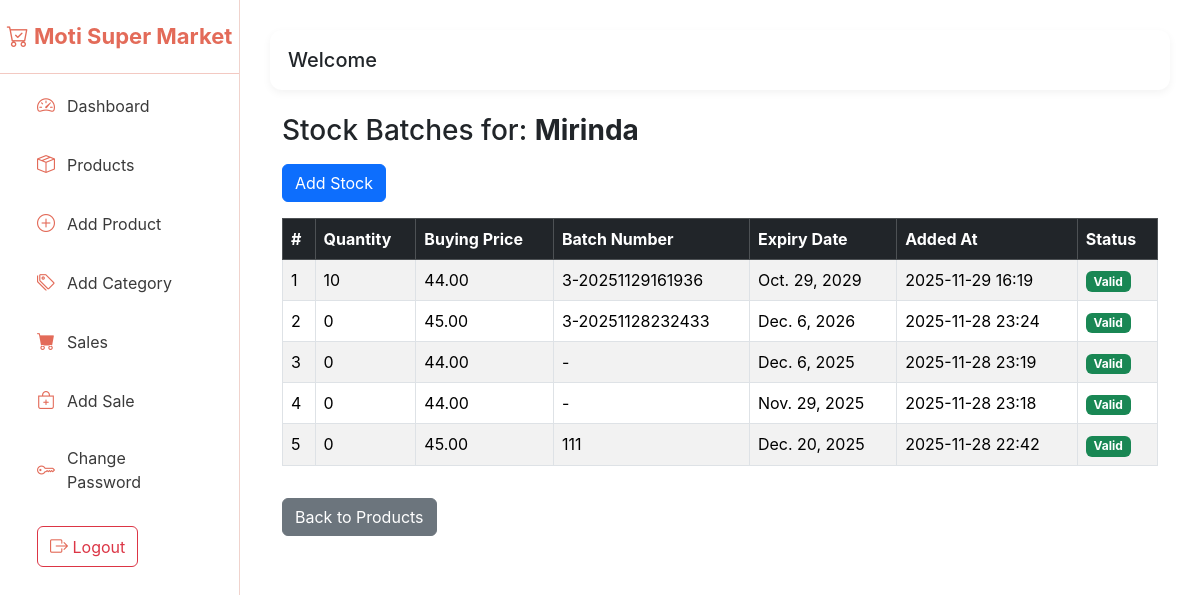
The page /myapp/products/3/batches/ on the database its author committed.
### myapp/models.py (models this page shows, shortened)
class Product(models.Model):
    name = models.CharField(max_length=200)
    category = models.ForeignKey(Category, on_delete=models.SET_NULL, null=True)
    barcode = models.CharField(max_length=100, blank=True, null=True)
    selling_price = models.DecimalField(max_digits=10, decimal_places=2)
    low_stock_threshold = models.PositiveIntegerField(default=10)  # NEW FIELD
    created_at = models.DateTimeField(auto_now_add=True)

class Stock(models.Model):
    product = models.ForeignKey(Product,related_name="batches", on_delete=models.CASCADE)
    quantity = models.PositiveIntegerField()
    buying_price = models.DecimalField(max_digits=10, decimal_places=2)
    batch_number = models.CharField(max_length=100, blank=True, null=True)
    expiry_date = models.DateField(blank=True, null=True)
    added_at = models.DateTimeField(auto_now_add=True)

### myapp/views.py (the view)
# urls.py: path('products/<int:product_id>/batches/', views.product_batches, name='product_batches'),
def product_batches(request, product_id):
    product = get_object_or_404(Product, id=product_id)
    batches = Stock.objects.filter(product=product).order_by('-added_at')
    return render(request, 'product_batches.html', {
        'product': product,
        'batches': batches
    })

### template/product_batches.html (shortened to what this page needs)
{% extends "base.html" %}
{% block content %}
<div class="container mt-4">
    <h3 class="mb-3">Stock Batches for: <strong>{{ product.name }}</strong></h3>
    <a href="{% url 'add_stock' %}" class="btn btn-primary mb-3">
        Add Stock
    </a>
    {% if batches %}
    <table class="table table-bordered table-striped">
        <thead class="table-dark">
            <tr>
                <th>#</th>
                <th>Quantity</th>
                <th>Buying Price</th>
                <th>Batch Number</th>
                <th>Expiry Date</th>
                <th>Added At</th>
                <th>Status</th>
            </tr>
        </thead>
        <tbody>
            {% for batch in batches %}
            <tr>
                <td>{{ forloop.counter }}</td>
                <td>{{ batch.quantity }}</td>
                <td>{{ batch.buying_price }}</td>
                <td>{{ batch.batch_number|default:"-" }}</td>
                <td>
                    {% if batch.expiry_date %}
                        {{ batch.expiry_date }}
                    {% else %}
                        -
                    {% endif %}
                </td>
                <td>{{ batch.added_at|date:"Y-m-d H:i" }}</td>
                <td>
                    {% if batch.is_expired %}
                        <span class="badge bg-danger">Expired</span>
                    {% else %}
                        <span class="badge bg-success">Valid</span>
                    {% endif %}
                </td>
            </tr>
            {% endfor %}
        </tbody>
    </table>
    {% else %}
    <div class="alert alert-warning">
        No stock batches found for this product.
    </div>
    {% endif %}
    <a href="{% url 'products' %}" class="btn btn-secondary mt-3">Back to Products</a>
</div>
{% endblock %}

### template/base.html (style rules this page uses)
:root { --coral: #ff7f6b; --coral-dark: #e36b59; --coral-light: #ff9e8c; --sidebar-bg: white; --sidebar-text: #3a3a3a; --sidebar-hover: #ffe5e0; --accent: #ff7f6b; }
body { font-family: 'Inter', sans-serif; }

### rows shown on the page
Product: name "Mirinda"
Stock: quantity "10", buying_price "44.00", batch_number "3-20251129161936", expiry_date "Oct. 29, 2029", added_at "2025-11-29 16:19"
Stock: quantity "0", buying_price "45.00", batch_number "3-20251128232433", expiry_date "Dec. 6, 2026", added_at "2025-11-28 23:24"
Stock: quantity "0", buying_price "44.00", batch_number "-", expiry_date "Dec. 6, 2025", added_at "2025-11-28 23:19"
Stock: quantity "0", buying_price "44.00", batch_number "-", expiry_date "Nov. 29, 2025", added_at "2025-11-28 23:18"
Stock: quantity "0", buying_price "45.00", batch_number "111", expiry_date "Dec. 20, 2025", added_at "2025-11-28 22:42"
